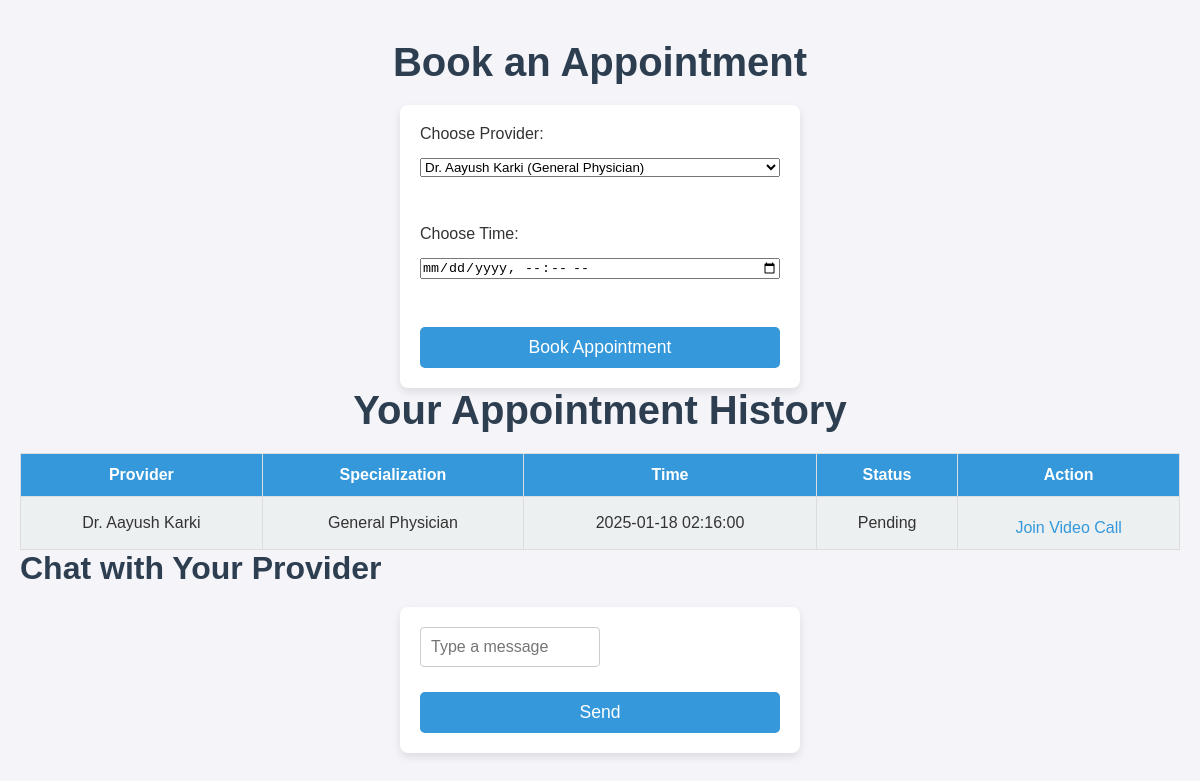
The page /heathcare/appointments.php (signed in) on the database its author committed.
### tables this page shows
CREATE TABLE `appointments` (
  `id` int(11) NOT NULL,
  `user_id` int(11) NOT NULL,
  `provider_id` int(11) NOT NULL,
  `appointment_time` datetime NOT NULL,
  `status` enum('Pending','Confirmed','Completed') DEFAULT 'Pending'
);

CREATE TABLE `providers` (
  `id` int(11) NOT NULL,
  `name` varchar(100) NOT NULL,
  `specialization` varchar(100) DEFAULT NULL,
  `contact` varchar(20) DEFAULT NULL,
  `email` varchar(100) DEFAULT NULL,
  `availability` text DEFAULT NULL,
  `meeting_link` varchar(255) DEFAULT NULL
);

### heathcare/appointments.php (the view, shortened to what this page needs)
<?php
$conn = new mysqli('localhost', 'root', '', 'health_tracker');
$providers = $conn->query("SELECT id, name, specialization FROM providers");
$sql = "SELECT a.id, p.name AS provider_name, p.specialization, a.appointment_time, a.status, p.meeting_link
        FROM appointments a
        JOIN providers p ON a.provider_id = p.id
        WHERE a.user_id = ?
        ORDER BY a.appointment_time DESC";
$stmt = $conn->prepare($sql);
$stmt->bind_param('i', $_SESSION['user_id']);
$stmt->execute();
$appointments = $stmt->get_result();
?>
<!DOCTYPE html>
<html lang="en">
<head>
    <link rel="stylesheet" href="css/healthcare_style.css">
</head>
<body>
    <h2>Book an Appointment</h2>
    <form action="appointments.php" method="POST">
        <label for="provider_id">Choose Provider:</label>
        <select name="provider_id" id="provider_id" required>
            <?php while ($provider = $providers->fetch_assoc()) { ?>
                <option value="<?php echo $provider['id']; ?>">
                    <?php echo $provider['name'] . " (" . $provider['specialization'] . ")"; ?>
                </option>
            <?php } ?>
        </select>
        <br>
        <label for="appointment_time">Choose Time:</label>
        <input type="datetime-local" name="appointment_time" required>
        <br>
        <button type="submit">Book Appointment</button>
    </form>
    <h2>Your Appointment History</h2>
    <table border="1">
        <tr>
            <th>Provider</th>
            <th>Specialization</th>
            <th>Time</th>
            <th>Status</th>
            <th>Action</th>
        </tr>
        <?php while ($appointment = $appointments->fetch_assoc()) { ?>
        <tr>
            <td><?php echo $appointment['provider_name']; ?></td>
            <td><?php echo $appointment['specialization']; ?></td>
            <td><?php echo $appointment['appointment_time']; ?></td>
            <td><?php echo $appointment['status']; ?></td>
            <td>
                <a href="<?php echo $appointment['meeting_link']; ?>" target="_blank">Join Video Call</a>
            </td>
        </tr>
        <?php } ?>
    </table>
    <h3>Chat with Your Provider</h3>
    <div id="chat-box">
        <form id="chat-form">
            <input type="text" id="chat-message" placeholder="Type a message" required>
            <button type="submit">Send</button>
        </form>
    </div>
</body>
</html>

### heathcare/css/healthcare_style.css (style rules this page uses)
* { margin: 0; padding: 0; box-sizing: border-box; }
body { font-family: 'Arial', sans-serif; background-color: #f4f4f9; color: #333; padding: 20px; }
h2, h3 { color: #2d3e50; font-size: 2rem; margin-bottom: 20px; }
h2 { font-size: 2.5rem; color: #2c3e50; }
table { width: 100%; margin-top: 20px; border-collapse: collapse; }
th, td { padding: 12px; text-align: center; border: 1px solid #ddd; }
th { background-color: #3498db; color: white; }
tr:nth-child(even) { background-color: #ecf0f1; }
form { display: flex; flex-direction: column; gap: 15px; margin-top: 20px; }
input[type="number"], input[type="text"] { padding: 10px; font-size: 1rem; border: 1px solid #ccc; border-radius: 4px; width: 50%; margin-bottom: 10px; }
button { padding: 10px 20px; font-size: 1.1rem; background-color: #3498db; color: white; border: none; border-radius: 5px; cursor: pointer; transition: background-color 0.3s; }
a { text-decoration: none; font-size: 1rem; color: #3498db; }
form { display: flex; flex-direction: column; gap: 15px; margin-top: 20px; padding: 20px; border-radius: 8px; box-shadow: 0 4px 8px rgba(0, 0, 0, 0.1); background-color: white; width: 400px; margin: 0 auto; }
input[type="text"], input[type="password"], input[type="email"] { padding: 10px; font-size: 1rem; border: 1px solid #ccc; border-radius: 4px; }
body { padding: 40px 20px; background-color: #f4f4f9; }
h2 { color: #2d3e50; font-size: 2.5rem; text-align: center; margin-bottom: 20px; }
a { text-decoration: none; font-size: 1rem; color: #3498db; display: block; text-align: center; margin-top: 10px; }

### rows shown on the page
appointments: provider.name "Dr. Aayush Karki", provider.specialization "General Physician", appointment_time "2025-01-18 02:16:00", status "Pending"

### other values the page prints
form field provider_id "Dr. Aayush Karki (General Physician)"
